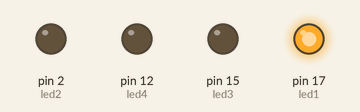
This sketch was run on a simulated Arduino Uno, built with avr-gcc and run on an emulated ATmega328P. Parts: output pins drawn as LEDs (lit = HIGH).

Above: at 0.03 s.
At 0.37 s:
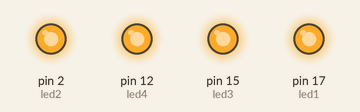
At 0.63 s:
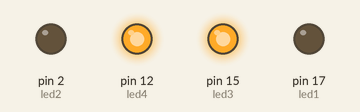
At 1.16 s:
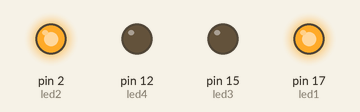
At 1.95 s:
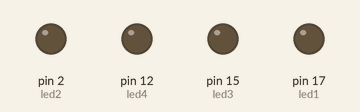
At 2.81 s:
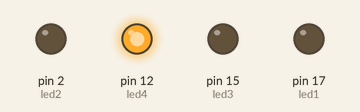
Timing chart, 0 to 3.1 s (numbered marks = the images above):
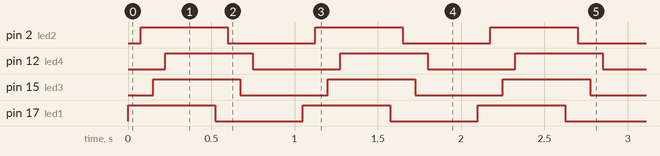

The sketch:

Lab2.ino
```cpp
int led1 = 17;
int led2 = 2;
int led3 = 15;
int led4 = 12;

void setup() {
  pinMode(led1,OUTPUT);
  pinMode(led2,OUTPUT);
  pinMode(led3,OUTPUT);
  pinMode(led4,OUTPUT);
}

void loop() {
  digitalWrite(led1, HIGH);
  delay(75);
  digitalWrite(led2, HIGH);
  delay(75);
  digitalWrite(led3, HIGH);
  delay(75);
  digitalWrite(led4, HIGH);
  delay(300);
  digitalWrite(led1, LOW);
  delay(75);
  digitalWrite(led2, LOW);
  delay(75);
  digitalWrite(led3, LOW);
  delay(75);
  digitalWrite(led4, LOW);
  delay(300);
}
```

Measured:
- by itself, pin 2 (led2), pin 12 (led4), pin 15 (led3), pin 17 (led1): alternates HIGH for 0.53 s and LOW for 0.53 s
- by itself, everything shown: repeats every 1.1 s, in 8 steps
